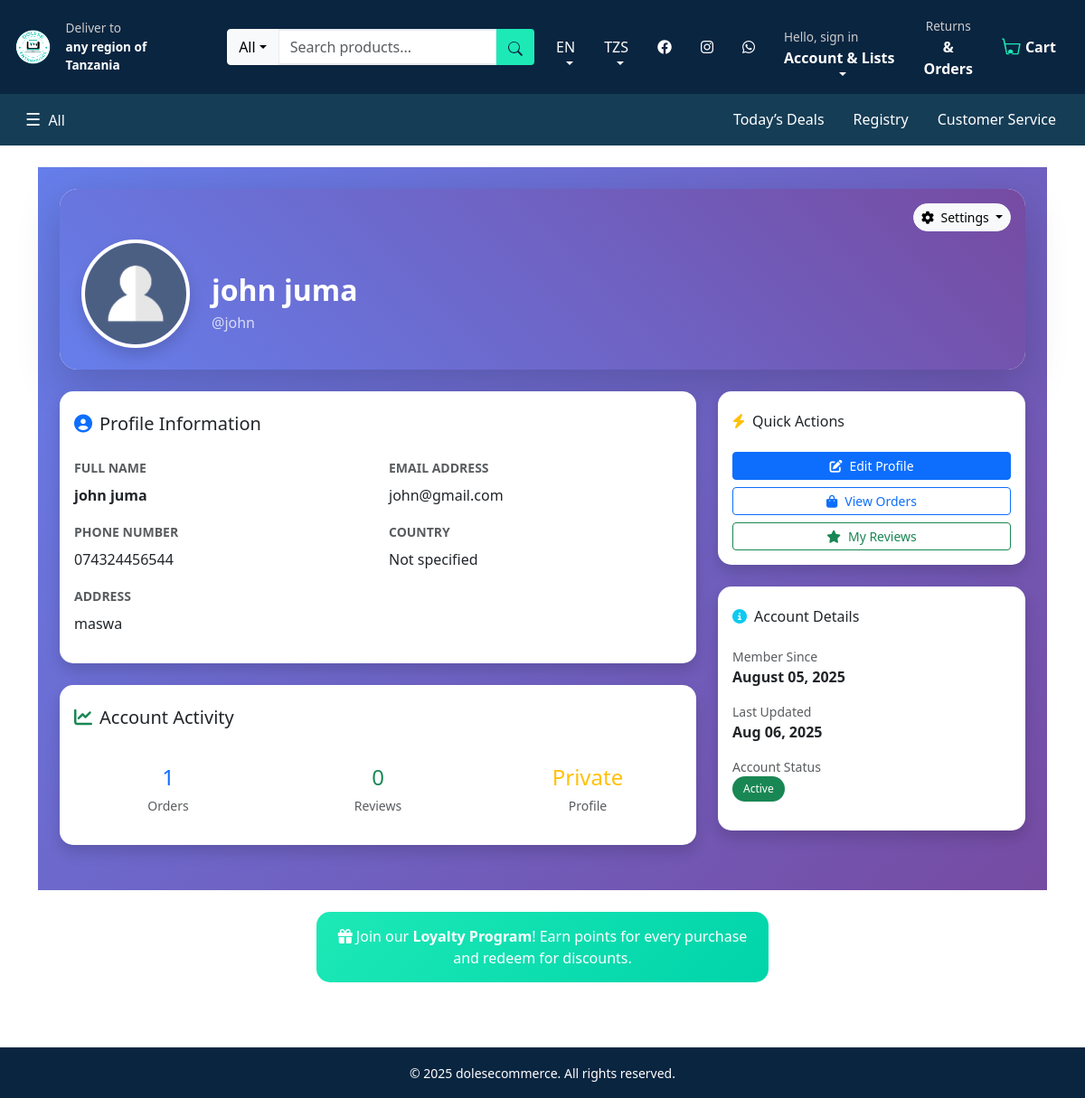
Page /users/profile/ (signed in) on the earlier database version.
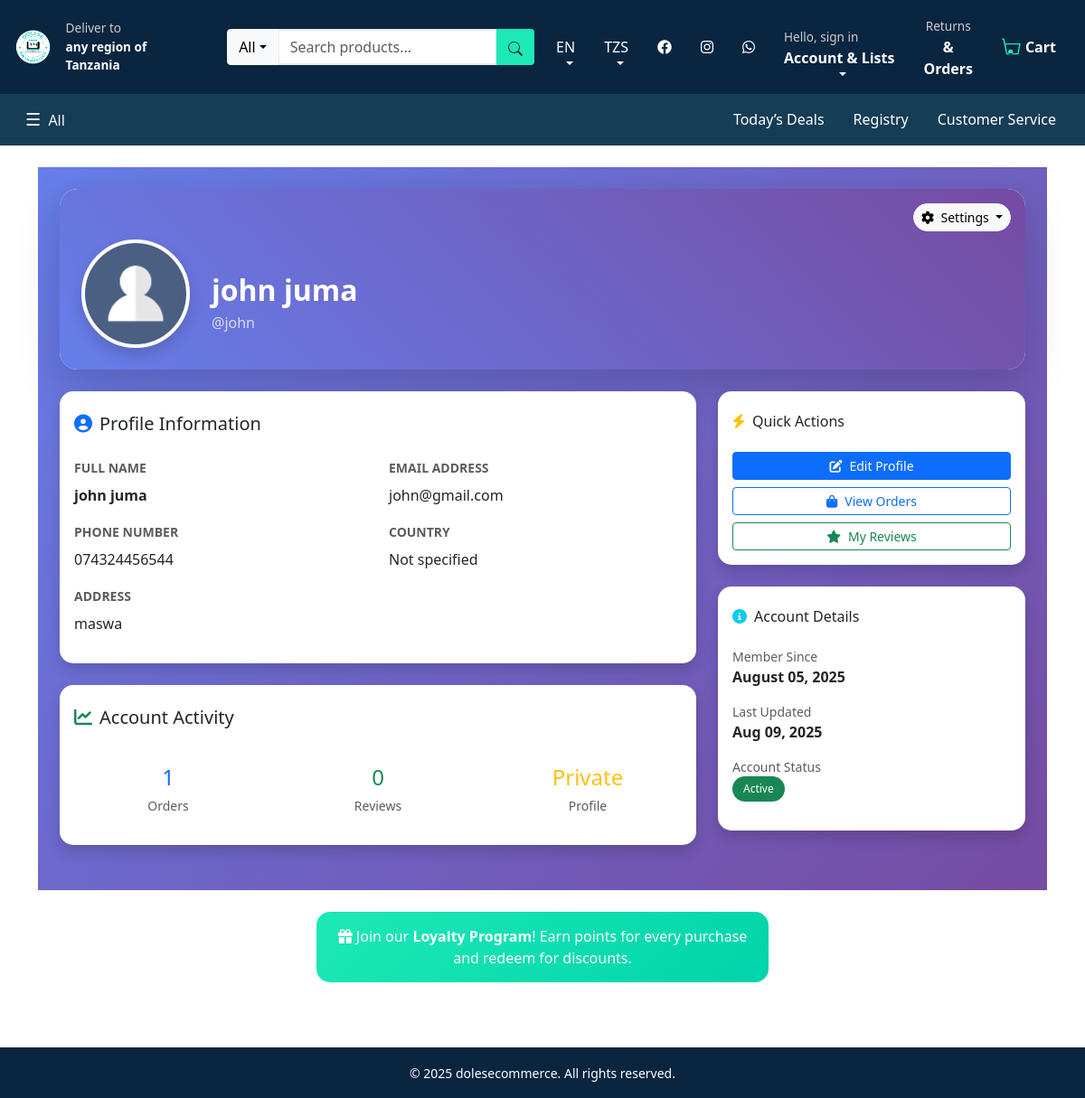
Same page on the later database version.
### users/models.py (models this page shows, shortened)
class UserProfile(models.Model):
    user = models.OneToOneField(User, on_delete=models.CASCADE, related_name='userprofile')
    phone = models.CharField(max_length=20, blank=True)
    address = models.TextField(blank=True)
    avatar = models.ImageField(upload_to='avatars/', blank=True, null=True)
    country = models.CharField(max_length=50, blank=True)
    bio = models.TextField(blank=True, help_text="Tell us about yourself")
    is_public = models.BooleanField(default=False, help_text="Make profile visible in user registry")
    is_verified = models.BooleanField(default=False, help_text="Verified user badge")
    date_of_birth = models.DateField(null=True, blank=True)
    website = models.URLField(blank=True)
    created_at = models.DateTimeField(auto_now_add=True)
    updated_at = models.DateTimeField(auto_now=True)
    @property
    def full_name(self):
        return self.user.get_full_name() or self.user.username
    @property
    def display_name(self):
        if self.user.first_name and self.user.last_name:
            return f"{self.user.first_name} {self.user.last_name}"
        return self.user.username

### users/views.py (the view)
# urls.py: path('profile/', views.profile_view, name='profile'),
@login_required
def profile_view(request):
    profile, created = UserProfile.objects.get_or_create(user=request.user)
    if created:
        messages.info(request, 'Welcome! Your profile has been created.')
    return render(request, 'users/profile.html', {'profile': profile})

### core/context_processors.py (called while the page is built)
def global_context(request):
    return {
        'categories': Category.objects.all(),
        'currencies': getattr(settings, 'CURRENCIES', []),
        'current_currency': request.session.get('currency', settings.DEFAULT_CURRENCY),
    }

### users/templates/users/profile.html (shortened to what the changed rows need)
{% extends 'base.html' %}
{% load static %}
{% block content %}
<div class="container-fluid py-4" style="background: linear-gradient(135deg, #667eea 0%, #764ba2 100%); min-height: 100vh;">
  <div class="container">
    <div class="row">
      <div class="col-12 mb-4">
        <div class="card shadow-lg border-0" style="border-radius: 20px; overflow: hidden;">
          <div class="card-body p-0">
            <div class="position-relative" style="height: 200px; background: linear-gradient(45deg, #667eea, #764ba2);">
              <div class="position-absolute bottom-0 start-0 p-4">
                <div class="d-flex align-items-end">
                  <div class="text-white mb-3">
                    <h2 class="mb-1 fw-bold">{{ profile.display_name }}</h2>
                    <p class="mb-0 opacity-75">@{{ profile.user.username }}</p>
                  </div>
                </div>
              </div>
            </div>
          </div>
        </div>
      </div>
      <div class="col-md-8 mb-4">
        <div class="card shadow border-0 mb-4" style="border-radius: 15px;">
          <div class="card-body">
            <div class="row">
              <div class="col-md-6 mb-3">
                <label class="form-label text-muted small fw-bold">FULL NAME</label>
                <p class="mb-0 fw-semibold">{{ profile.full_name|default:"Not provided" }}</p>
              </div>
              <div class="col-md-6 mb-3">
                <label class="form-label text-muted small fw-bold">EMAIL ADDRESS</label>
                <p class="mb-0">{{ profile.user.email }}</p>
              </div>
              <div class="col-md-6 mb-3">
                <label class="form-label text-muted small fw-bold">PHONE NUMBER</label>
                <p class="mb-0">{{ profile.phone|default:"Not provided" }}</p>
              </div>
              <div class="col-md-6 mb-3">
                <label class="form-label text-muted small fw-bold">COUNTRY</label>
                <p class="mb-0">{{ profile.country|default:"Not specified" }}</p>
              </div>
              <div class="col-12 mb-3">
                <label class="form-label text-muted small fw-bold">ADDRESS</label>
                <p class="mb-0">{{ profile.address|default:"Not provided" }}</p>
              </div>
            </div>
          </div>
        </div>
        <div class="card shadow border-0" style="border-radius: 15px;">
          <div class="card-body">
            <div class="row text-center">
              <div class="col-4">
                <div class="p-3">
                  <h4 class="text-warning mb-1">{{ profile.is_public|yesno:"Public,Private" }}</h4>
                  <small class="text-muted">Profile</small>
                </div>
              </div>
            </div>
          </div>
        </div>
      </div>
      <div class="col-md-4">
        <div class="card shadow border-0" style="border-radius: 15px;">
          <div class="card-body">
            <div class="mb-3">
              <small class="text-muted d-block">Member Since</small>
              <strong>{{ profile.created_at|date:"F d, Y" }}</strong>
            </div>
            <div class="mb-3">
              <small class="text-muted d-block">Last Updated</small>
              <strong>{{ profile.updated_at|date:"M d, Y" }}</strong>
            </div>
          </div>
        </div>
      </div>
    </div>
  </div>
</div>
{% endblock %}

Differences in the rows shown:
changed UserProfile "Private": updated_at "Aug 06, 2025" → "Aug 09, 2025"
